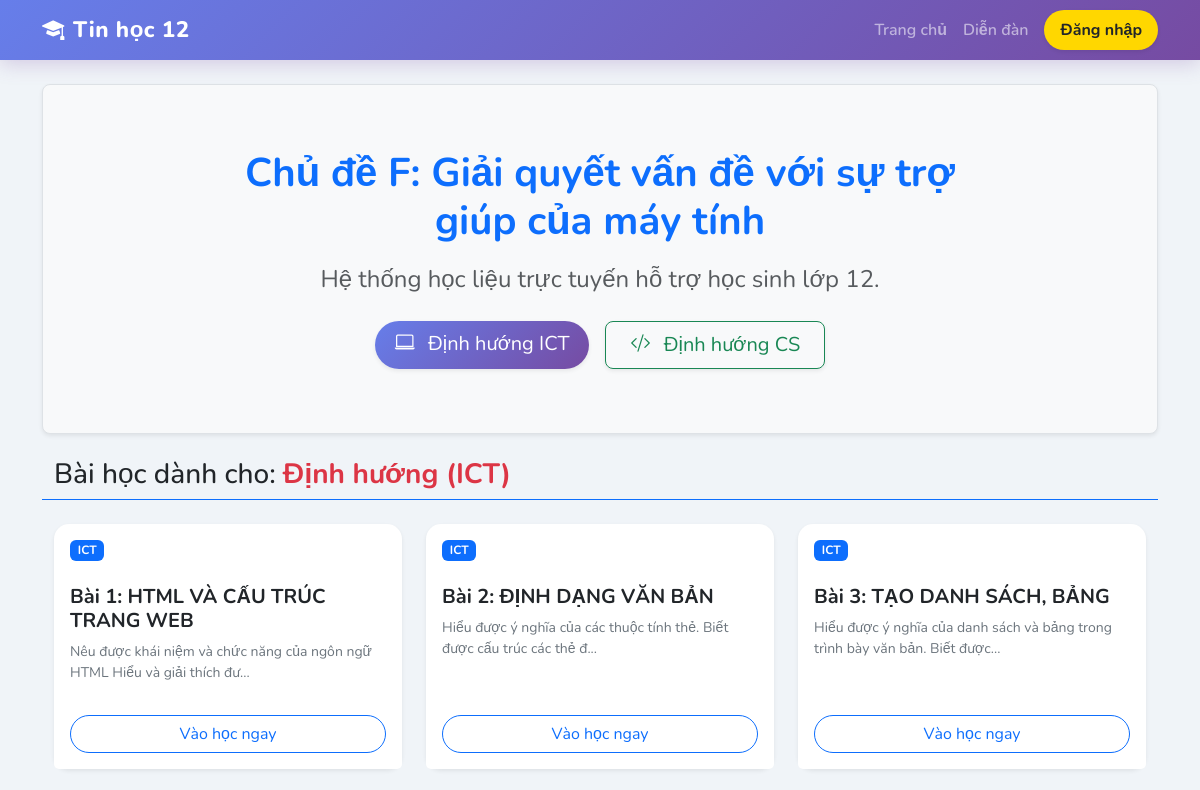
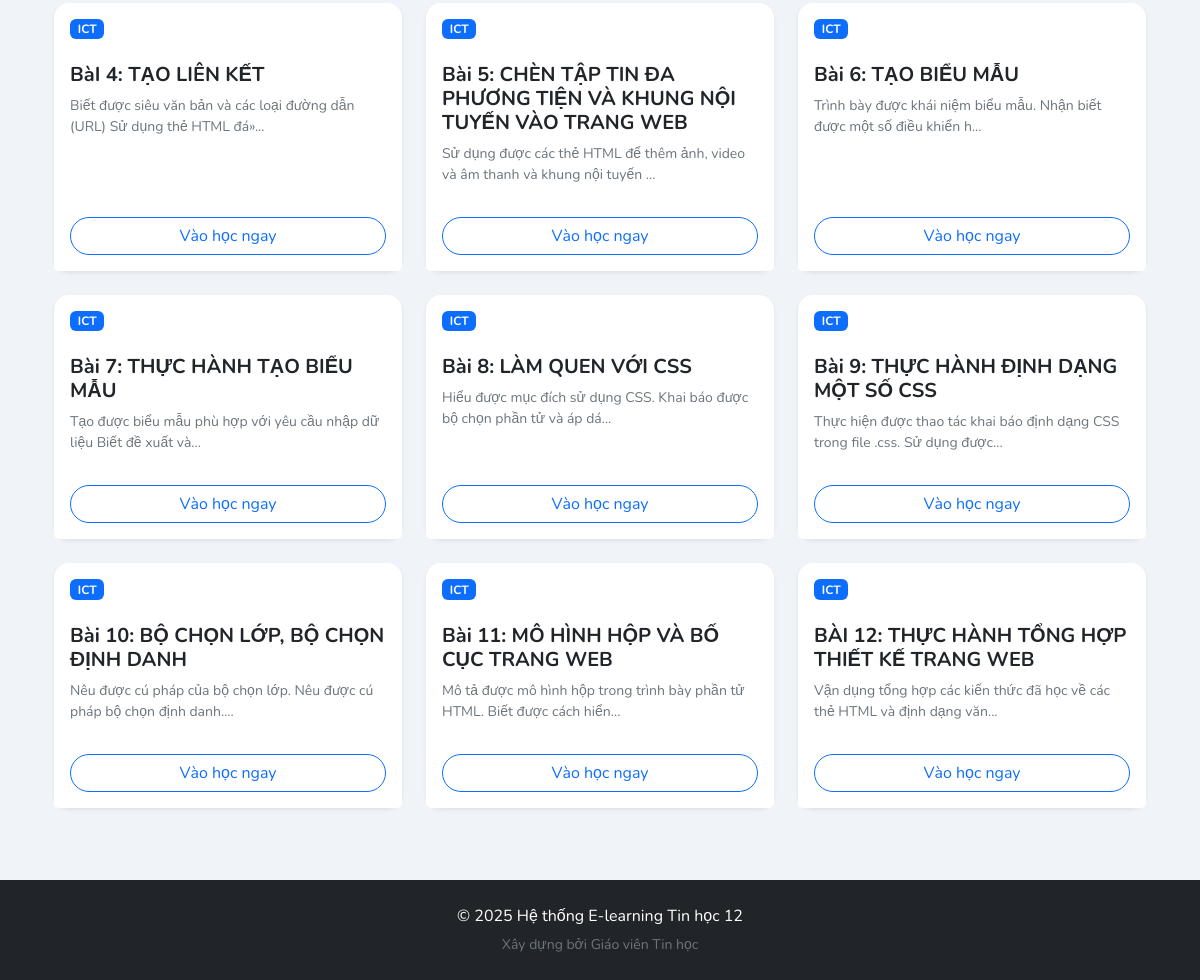
The page / on the database its author committed (2 pictures, top to bottom).
### tables this page shows
CREATE TABLE `lessons` (
  `id` int(11) NOT NULL,
  `title` varchar(200) DEFAULT NULL,
  `description` text DEFAULT NULL,
  `video_link` varchar(255) DEFAULT NULL,
  `pdf_link` varchar(255) DEFAULT NULL,
  `colab_link` varchar(255) DEFAULT NULL,
  `created_by` int(11) DEFAULT NULL,
  `created_at` datetime DEFAULT current_timestamp(),
  `track` varchar(10) DEFAULT 'ICT'
);

### index.php (the view, shortened to what this page needs)
<?php
include 'includes/db.php';
include 'includes/header.php';
$current_track = isset($_GET['track']) ? $_GET['track'] : 'ICT';
$track_title = ($current_track == 'CS') ? 'Định hướng (CS)' : 'Định hướng (ICT)';
?>
<div class="p-5 mb-4 bg-light rounded-3 border shadow-sm">
    <div class="container-fluid py-3 text-center">
        <div class="row justify-content-center">
    <div class="col-lg-9">
        <h1 class="fs-1 fw-bolder text-primary mb-3">
            Chủ đề F: Giải quyết vấn đề với sự trợ giúp của máy tính
        </h1>
    </div>
</div>
        <p class="col-md-8 fs-4 mx-auto text-muted">Hệ thống học liệu trực tuyến hỗ trợ học sinh lớp 12.</p>
        <div class="d-flex justify-content-center gap-3 mt-4">
            <a href="index.php?track=ICT" class="btn btn-lg <?php echo ($current_track == 'ICT') ? 'btn-primary' : 'btn-outline-primary'; ?> px-4 shadow-sm">
                <i class="bi bi-laptop me-2"></i> Định hướng ICT
            </a>
            <a href="index.php?track=CS" class="btn btn-lg <?php echo ($current_track == 'CS') ? 'btn-success' : 'btn-outline-success'; ?> px-4 shadow-sm">
                <i class="bi bi-code-slash me-2"></i> Định hướng CS
            </a>
        </div>
    </div>
</div>
<div class="container mb-5">
    <div class="row">
        <div class="d-flex align-items-center mb-4 border-bottom pb-2 border-primary">
            <h3 class="m-0"> Bài học dành cho: <span class="text-danger fw-bold"><?php echo $track_title; ?></span></h3>
        </div>
        <?php
        $sql = "SELECT * FROM lessons WHERE track = '$current_track' OR track = 'Common' ORDER BY id ASC";
        $result = $conn->query($sql);
        if ($result->num_rows > 0) {
            while($row = $result->fetch_assoc()) {
                $lid = $row['id'];
                $percent = 0;
                $completed_act = 0;
                $res_total = $conn->query("SELECT COUNT(*) as cnt FROM activities WHERE lesson_id = $lid AND type != 'label'");
                $total_act = $res_total->fetch_assoc()['cnt'];
                if ($total_act > 0) {
                    $percent = round(($completed_act / $total_act) * 100);
                }
                $badge_color = ($row['track'] == 'ICT') ? 'bg-primary' : (($row['track'] == 'CS') ? 'bg-success' : 'bg-secondary');
                $badge_text = ($row['track'] == 'Common') ? 'Dùng chung' : $row['track'];
                ?>
                <div class="col-md-4 mb-4">
                    <div class="card h-100 shadow-sm hover-effect border-0">
                        <div class="card-header bg-transparent border-0 pt-3 d-flex justify-content-between">
                            <span class="badge <?php echo $badge_color; ?>"><?php echo $badge_text; ?></span>
                        </div>
                        <div class="card-body">
                            <h5 class="card-title fw-bold text-dark">
                                <a href="lesson.php?id=<?php echo $row['id']; ?>" class="text-decoration-none text-dark">
                                    <?php echo $row['title']; ?>
                                </a>
                            </h5>
                            <p class="card-text text-secondary small mb-3">
                                <?php echo substr($row['description'], 0, 100) . '...'; ?>
                            </p>
                        </div>
                        <div class="card-footer bg-white border-0 pb-3 pt-0">
                            <a href="lesson.php?id=<?php echo $row['id']; ?>" class="btn btn-outline-primary w-100 rounded-pill">
                                <?php echo ($percent > 0) ? 'Tiếp tục học' : 'Vào học ngay'; ?>
                            </a>
                        </div>
                    </div>
                </div>
                <?php
            }
        } else {
            echo '<div class="col-12"><div class="alert alert-warning text-center">Chưa có bài học nào.</div></div>';
        }
        ?>
    </div>
</div>
<?php include 'includes/footer.php'; ?>

### includes/header.php (style rules this page uses)
body { font-family: 'Nunito', sans-serif !important; background-color: #f0f4f8 !important; }
.btn-primary { background: linear-gradient(135deg, #667eea 0%, #764ba2 100%) !important; border: none !important; border-radius: 50px !important; padding: 8px 20px !important; box-shadow: 0 4px 15px rgba(102, 126, 234, 0.4); }
.card { border: none !important; border-radius: 15px !important; background: #ffffff; box-shadow: 0 10px 25px rgba(0,0,0,0.05); transition: all 0.3s ease; }
h1, h2.text-primary, h4.text-primary, h5.card-title { color: #764ba2 !important; font-weight: 800; }

### rows shown on the page
lessons: track "ICT", title "Bài 1: HTML VÀ CẤU TRÚC TRANG WEB", description "Nêu được khái niệm và chức năng của ngôn ngữ HTML Hiểu và giải thích đư"
lessons: track "ICT", title "Bài 2: ĐỊNH DẠNG VĂN BẢN", description "Hiểu được ý nghĩa của các thuộc tính thẻ. Biết được cấu trúc các thẻ đ"
lessons: track "ICT", title "Bài 3: TẠO DANH SÁCH, BẢNG", description "Hiểu được ý nghĩa của danh sách và bảng trong trình bày văn bản. Biết được"
lessons: track "ICT", title "BàI 4: TẠO LIÊN KẾT", description "Biết được siêu văn bản và các loại đường dẫn (URL) Sử dụng thẻ HTML đá»"
lessons: track "ICT", title "Bài 5: CHÈN TẬP TIN ĐA PHƯƠNG TIỆN VÀ KHUNG NỘI TUYẾN VÀO TRANG WEB", description "Sử dụng được các thẻ HTML để thêm ảnh, video và âm thanh và khung nội tuyến"
lessons: track "ICT", title "Bài 6: TẠO BIỂU MẪU", description "Trình bày được khái niệm biểu mẫu. Nhận biết được một số điều khiển h"
lessons: track "ICT", title "Bài 7: THỰC HÀNH TẠO BIỂU MẪU", description "Tạo được biểu mẫu phù hợp với yêu cầu nhập dữ liệu Biết đề xuất và"
lessons: track "ICT", title "Bài 8: LÀM QUEN VỚI CSS", description "Hiểu được mục đích sử dụng CSS. Khai báo được bộ chọn phần tử và áp dá"
lessons: track "ICT", title "Bài 9: THỰC HÀNH ĐỊNH DẠNG MỘT SỐ CSS", description "Thực hiện được thao tác khai báo định dạng CSS trong file .css. Sử dụng được"
lessons: track "ICT", title "Bài 10: BỘ CHỌN LỚP, BỘ CHỌN ĐỊNH DANH", description "Nêu được cú pháp của bộ chọn lớp. Nêu được cú pháp bộ chọn định danh."
lessons: track "ICT", title "Bài 11: MÔ HÌNH HỘP VÀ BỐ CỤC TRANG WEB", description "Mô tả được mô hình hộp trong trình bày phần tử HTML. Biết được cách hiển"
lessons: track "ICT", title "BÀI 12: THỰC HÀNH TỔNG HỢP THIẾT KẾ TRANG WEB", description "Vận dụng tổng hợp các kiến thức đã học về các thẻ HTML và định dạng văn"

### other values the page prints
$track_title "Định hướng (ICT)"
